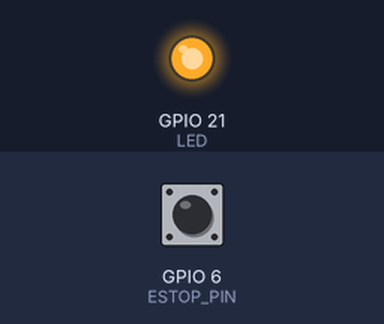
Bench run of a program on a simulated ESP32 board running MicroPython. Parts: output pins drawn as LEDs (lit = HIGH). Inputs (shaded band) come from the test bench; at power-on: GPIO 6 (ESTOP_PIN) LOW. Pins used as bus, display or sensor lines are not drawn.

Above: at 1.2 s.
1.3 s: GPIO 6 (ESTOP_PIN) pulled HIGH for 0.15 s
At 1.37 s:
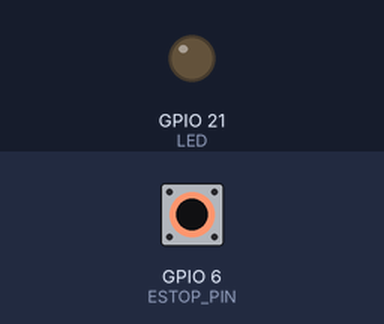
2.9 s: GPIO 6 (ESTOP_PIN) pulled HIGH for 3.2 s
At 6.6 s:
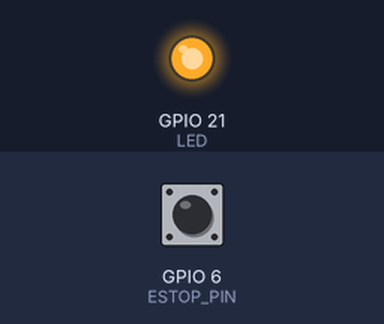
Timing chart, 0 to 8.1 s (numbered marks = the images above; inputs shaded):
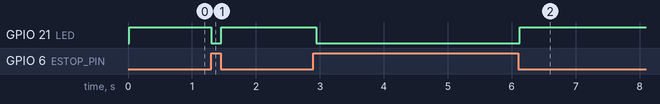

Measured:
- after the input at 1.3 s, GPIO 21 (LED): HIGH → LOW at once, → HIGH 0.15 s later
- after the input at 2.9 s, GPIO 21 (LED): HIGH → LOW at once, → HIGH 3.2 s later

The program:

main.py
```python
from machine import Pin
import time
from lora_driver import LoRa
from packet_crc import build_packet
from watchdog import Watchdog

ESTOP_PIN = Pin(6, Pin.IN)
LED = Pin(21, Pin.OUT)   # XIAO onboard LED (verify on board revision)

TX_INTERVAL_MS = 50

radio = LoRa()
wd = Watchdog(8000)

sequence = 0
last_state = None

def read_estop():
    # NC switch:
    # LOW = healthy/released
    # HIGH = pressed or broken wire
    return 1 if ESTOP_PIN.value() else 0

radio.begin()

while True:
    wd.feed()

    state = read_estop()

    packet = build_packet(
        device="XIAO01",
        state=state,
        sequence=sequence,
        uptime_ms=time.ticks_ms()
    )

    radio.send(packet)

    if state:
        LED.value(0)
    else:
        LED.value(1)

    sequence = (sequence + 1) & 0xFFFF
    time.sleep_ms(TX_INTERVAL_MS)
```

lora_driver.py
```python
# SX127x RA-02 MicroPython driver wrapper
# Pin mapping:
# SCK GPIO8
# MISO GPIO9
# MOSI GPIO10
# NSS GPIO5
# RESET GPIO4
# DIO0 GPIO3

from machine import Pin, SPI
import time

class LoRa:
    def __init__(self):
        self.spi = SPI(1,
            baudrate=8000000,
            polarity=0,
            phase=0,
            sck=Pin(8),
            mosi=Pin(10),
            miso=Pin(9))

        self.cs = Pin(5, Pin.OUT, value=1)
        self.reset_pin = Pin(4, Pin.OUT)

    def reset(self):
        self.reset_pin.value(0)
        time.sleep_ms(10)
        self.reset_pin.value(1)
        time.sleep_ms(10)

    def begin(self):
        self.reset()
        # Radio register initialization goes here
        # Keep this hardware layer isolated.

    def send(self, payload):
        # Replace with SX127x transmit implementation.
        # Payload must be bytes.
        if isinstance(payload, str):
            payload = payload.encode()
        return True
```

packet_crc.py
```python
def crc16(data):
    crc = 0xFFFF

    for byte in data.encode():
        crc ^= byte

        for _ in range(8):
            if crc & 1:
                crc = (crc >> 1) ^ 0xA001
            else:
                crc >>= 1

    return crc


def build_packet(device, state, sequence, uptime_ms):

    payload = f"{device},{state},{sequence},{uptime_ms}"

    checksum = crc16(payload)

    return f"{payload},{checksum}"
```

watchdog.py
```python
from machine import WDT

class Watchdog:

    def __init__(self, timeout):
        self.wdt = WDT(timeout=timeout)

    def feed(self):
        self.wdt.feed()
```
